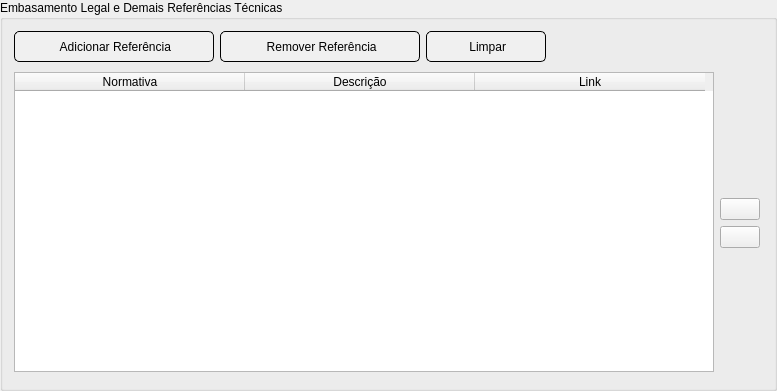
                <widget class="QGroupBox" name="normativasGroupBox">
                 <property name="minimumSize">
                  <size>
                   <width>777</width>
                   <height>391</height>
                  </size>
                 </property>
                 <property name="maximumSize">
                  <size>
                   <width>777</width>
                   <height>391</height>
                  </size>
                 </property>
                 <property name="title">
                  <string>Embasamento Legal e Demais Referências Técnicas</string>
                 </property>
                 <layout class="QVBoxLayout" name="verticalLayout_52">
                  <item>
                   <layout class="QHBoxLayout" name="horizontalLayout_81">
                    <item>
                     <widget class="QPushButton" name="adicionarReferenciaPushButton">
                      <property name="minimumSize">
                       <size>
                        <width>200</width>
                        <height>31</height>
                       </size>
                      </property>
                      <property name="maximumSize">
                       <size>
                        <width>200</width>
                        <height>31</height>
                       </size>
                      </property>
                      <property name="styleSheet">
                       <string notr="true">QPushButton {
	font: 10pt &quot;Segoe UI&quot;;
	border: 1px solid black;
	border-radius: 5px;
	background-color: rgb(240, 240, 240);
}

QPushButton:hover {
	font: 10pt &quot;Segoe UI&quot;;
	border: 1px solid black;
	border-radius: 5px;
	background-color: rgb(170, 255, 127);
}</string>
                      </property>
                      <property name="text">
                       <string> Adicionar Referência</string>
                      </property>
                      <property name="icon">
                       <iconset resource="resources.qrc">
                        <normaloff>:/imagens/icon-add.png</normaloff>:/imagens/icon-add.png</iconset>
                      </property>
                      <property name="iconSize">
                       <size>
                        <width>15</width>
                        <height>15</height>
                       </size>
                      </property>
                     </widget>
                    </item>
                    <item>
                     <widget class="QPushButton" name="removerReferenciaPushButton">
                      <property name="minimumSize">
                       <size>
                        <width>200</width>
                        <height>31</height>
                       </size>
                      </property>
                      <property name="maximumSize">
                       <size>
                        <width>200</width>
                        <height>31</height>
                       </size>
                      </property>
                      <property name="styleSheet">
                       <string notr="true">QPushButton {
	font: 10pt &quot;Segoe UI&quot;;
	border: 1px solid black;
	border-radius: 5px;
	background-color: rgb(240, 240, 240);
}

QPushButton:hover {
	font: 10pt &quot;Segoe UI&quot;;
	border: 1px solid black;
	border-radius: 5px;
	background-color: rgb(170, 255, 127);
}</string>
                      </property>
                      <property name="text">
                       <string> Remover Referência</string>
                      </property>
                      <property name="icon">
                       <iconset resource="resources.qrc">
                        <normaloff>:/imagens/icon-quit.png</normaloff>:/imagens/icon-quit.png</iconset>
                      </property>
                      <property name="iconSize">
                       <size>
                        <width>15</width>
                        <height>15</height>
                       </size>
                      </property>
                     </widget>
                    </item>
                    <item>
                     <widget class="QPushButton" name="limparNormativasPushButton">
                      <property name="minimumSize">
                       <size>
                        <width>120</width>
                        <height>31</height>
                       </size>
                      </property>
                      <property name="maximumSize">
                       <size>
                        <width>120</width>
                        <height>31</height>
                       </size>
                      </property>
                      <property name="styleSheet">
                       <string notr="true">QPushButton {
	font: 10pt &quot;Segoe UI&quot;;
	border: 1px solid black;
	border-radius: 5px;
	background-color: rgb(240, 240, 240);
}

QPushButton:hover {
	font: 10pt &quot;Segoe UI&quot;;
	border: 1px solid black;
	border-radius: 5px;
	background-color: rgb(170, 255, 127);
}</string>
                      </property>
                      <property name="text">
                       <string> Limpar</string>
                      </property>
                      <property name="icon">
                       <iconset resource="resources.qrc">
                        <normaloff>:/imagens/icon-clean.png</normaloff>:/imagens/icon-clean.png</iconset>
                      </property>
                      <property name="iconSize">
                       <size>
                        <width>15</width>
                        <height>15</height>
                       </size>
                      </property>
                     </widget>
                    </item>
                    <item>
                     <spacer name="horizontalSpacer_85">
                      <property name="orientation">
                       <enum>Qt::Horizontal</enum>
                      </property>
                      <property name="sizeHint" stdset="0">
                       <size>
                        <width>40</width>
                        <height>20</height>
                       </size>
                      </property>
                     </spacer>
                    </item>
                   </layout>
                  </item>
                  <item>
                   <layout class="QHBoxLayout" name="horizontalLayout_82">
                    <item>
                     <widget class="QTableWidget" name="normativasTableWidget">
                      <property name="sizePolicy">
                       <sizepolicy hsizetype="Expanding" vsizetype="Expanding">
                        <horstretch>0</horstretch>
                        <verstretch>0</verstretch>
                       </sizepolicy>
                      </property>
                      <property name="minimumSize">
                       <size>
                        <width>700</width>
                        <height>300</height>
                       </size>
                      </property>
                      <property name="maximumSize">
                       <size>
                        <width>700</width>
                        <height>300</height>
                       </size>
                      </property>
                      <attribute name="horizontalHeaderDefaultSectionSize">
                       <number>230</number>
                      </attribute>
                      <column>
                       <property name="text">
                        <string>Normativa</string>
                       </property>
                      </column>
                      <column>
                       <property name="text">
                        <string>Descrição</string>
                       </property>
                      </column>
                      <column>
                       <property name="text">
                        <string>Link</string>
                       </property>
                      </column>
                     </widget>
                    </item>
                    <item>
                     <layout class="QVBoxLayout" name="verticalLayout_53">
                      <item>
                       <spacer name="verticalSpacer_30">
                        <property name="orientation">
                         <enum>Qt::Vertical</enum>
                        </property>
                        <property name="sizeType">
                         <enum>QSizePolicy::MinimumExpanding</enum>
                        </property>
                        <property name="sizeHint" stdset="0">
                         <size>
                          <width>20</width>
                          <height>5</height>
                         </size>
                        </property>
                       </spacer>
                      </item>
                      <item>
                       <widget class="QPushButton" name="upNormativasPushButton">
                        <property name="text">
                         <string/>
                        </property>
                        <property name="icon">
                         <iconset resource="resources.qrc">
                          <normaloff>:/imagens/icon-sort-up.png</normaloff>:/imagens/icon-sort-up.png</iconset>
                        </property>
                        <property name="iconSize">
                         <size>
                          <width>20</width>
                          <height>20</height>
                         </size>
                        </property>
                       </widget>
                      </item>
                      <item>
                       <widget class="QPushButton" name="downNormativasPushButton">
                        <property name="text">
                         <string/>
                        </property>
                        <property name="icon">
                         <iconset resource="resources.qrc">
                          <normaloff>:/imagens/icon-sort-down.png</normaloff>:/imagens/icon-sort-down.png</iconset>
                        </property>
                        <property name="iconSize">
                         <size>
                          <width>20</width>
                          <height>20</height>
                         </size>
                        </property>
                       </widget>
                      </item>
                      <item>
                       <spacer name="verticalSpacer_31">
                        <property name="orientation">
                         <enum>Qt::Vertical</enum>
                        </property>
                        <property name="sizeType">
                         <enum>QSizePolicy::MinimumExpanding</enum>
                        </property>
                        <property name="sizeHint" stdset="0">
                         <size>
                          <width>20</width>
                          <height>5</height>
                         </size>
                        </property>
                       </spacer>
                      </item>
                     </layout>
                    </item>
                    <item>
                     <spacer name="horizontalSpacer_86">
                      <property name="orientation">
                       <enum>Qt::Horizontal</enum>
                      </property>
                      <property name="sizeHint" stdset="0">
                       <size>
                        <width>40</width>
                        <height>20</height>
                       </size>
                      </property>
                     </spacer>
                    </item>
                   </layout>
                  </item>
                 </layout>
                </widget>
